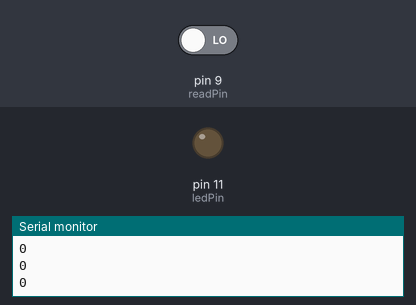
This sketch was run on a simulated Arduino Uno, built with avr-gcc and run on an emulated ATmega328P. Parts: output pins drawn as LEDs (lit = HIGH), the last lines printed to the serial monitor. The inputs (shaded band) are chosen by the test bench; at power-on: pin 9 (readPin) LOW.

Above: at 1.2 s.
1.3 s: pin 9 (readPin) driven HIGH
At 1.8 s:
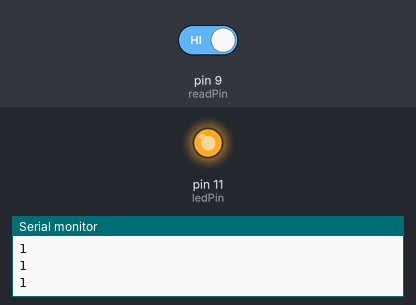
Timing chart, 0 to 4.3 s (numbered marks = the images above; inputs shaded):
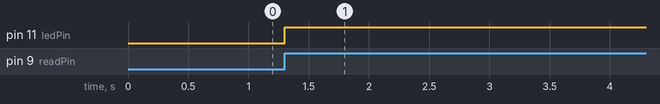

Measured:
- after the input at 1.3 s, pin 11 (ledPin): LOW → HIGH at once

The sketch:

toggle_switch_led.ino
```cpp
int ledState = 0; //Led is off from starting
int readPin = 9;  //Read Push-button value
int ledPin = 11;
int buttonNew;
int buttonOld = 1;
int readVal;
int timer = 100;

void setup ()
{
    Serial.begin(9600);
  	pinMode(readPin, INPUT);
    pinMode(ledPin, OUTPUT);
}

void loop ()
{
  readVal = digitalRead(readPin);
  Serial.println(readVal);

  buttonNew = readVal;

  if(buttonOld == 0 && buttonNew == 1)
  {
    if(ledState == 0)
    {
      digitalWrite(ledPin, HIGH);
      ledState = 1;
    }
    else{
      digitalWrite(ledPin, LOW);
      ledState = 0;
    }
  }

  buttonOld = buttonNew;


  delay(timer);
}
```
